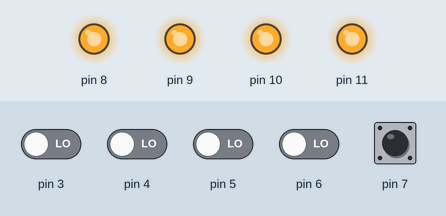
A sketch run on a simulated Arduino Uno, built with avr-gcc and run on an emulated ATmega328P. Shown: output pins drawn as LEDs (lit = HIGH). The inputs (shaded band) are chosen by the test bench; at power-on: pin 7 HIGH, pin 3–6 LOW.

Above: at 0.1 s.
Timing chart, 0 to 1.6 s (numbered marks = the images above):
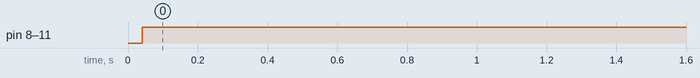

The sketch:

responder.ino
```cpp
boolean key_1=false,key_2=false,key_3=false,key_4=false;
void setup() {
  pinMode(3,INPUT);
  pinMode(4,INPUT);
  pinMode(5,INPUT);
  pinMode(6,INPUT);
  pinMode(7,INPUT);
  pinMode(8,OUTPUT);
  pinMode(9,OUTPUT);
  pinMode(10,OUTPUT);
  pinMode(11,OUTPUT);
}
void loop() {
   if(digitalRead(7)==LOW){
     delay(10);
     if(digitalRead(7)==LOW){
       key_1=false,key_2=false,key_3=false,key_4=false;
       while(digitalRead(7)==LOW);
       }
     }
  if(key_1==false&&key_2==false&&key_3==false&&key_4==false){
    if(digitalRead(3)==LOW){
      delay(10);
      if(digitalRead(3)==LOW){
        key_1 = !key_1;
        }
      }
    if(digitalRead(4)==LOW){
      delay(10);
      if(digitalRead(4)==LOW){
        key_2 = !key_2;
        }
      }
    if(digitalRead(5)==LOW){
      delay(10);
      if(digitalRead(5)==LOW){
        key_3 = !key_3;
        }
      }
    if(digitalRead(6)==LOW){
      delay(10);
      if(digitalRead(6)==LOW){
        key_4 = !key_4;
        }
      }
    }
  if(key_1==true) {digitalWrite(8,HIGH);}
  else            {digitalWrite(8,LOW);}
  if(key_2==true) {digitalWrite(9,HIGH);}
  else            {digitalWrite(9,LOW);}
  if(key_3==true) {digitalWrite(10,HIGH);}
  else            {digitalWrite(10,LOW);}
  if(key_4==true) {digitalWrite(11,HIGH);}
  else            {digitalWrite(11,LOW);}
}
```

Measured:
- by itself, pin 8–11: LOW → HIGH at 0.04 s
